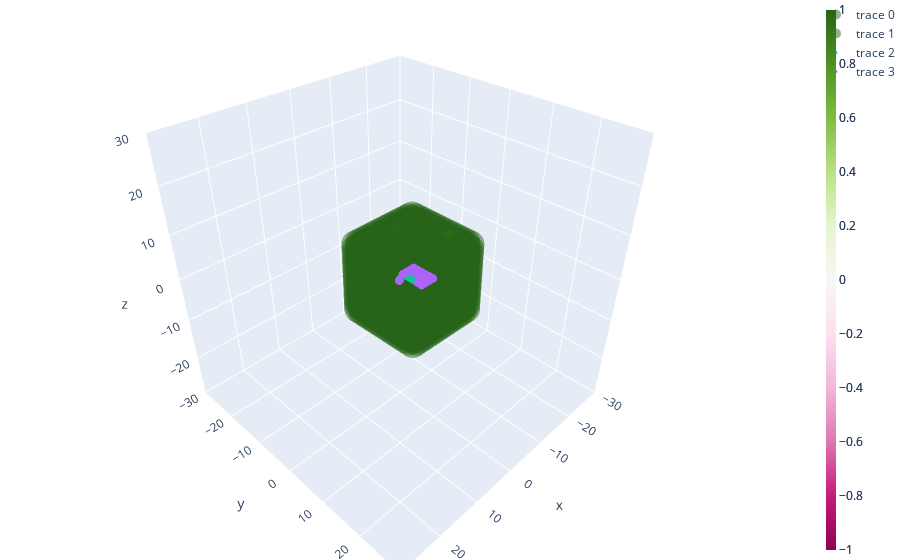

The notebook cell saved with this chart:
### Code cell
go.Figure(data=[
    go.Scatter3d(
        x=nsr.fg_V.grid_pos[0].flatten(),
        y=nsr.fg_V.grid_pos[1].flatten(),
        z=nsr.fg_V.grid_pos[2].flatten(),
        mode='markers',
        marker={
            'size': 10,
            "color": nsr.fg_V.sdf.flatten(),
            'opacity': 0.5,
            "colorbar": {
                "thickness": 10,
            }
        }
    ),
    go.Scatter3d(
        x=nsr.bg_V.grid_pos[0].flatten(),
        y=nsr.bg_V.grid_pos[1].flatten(),
        z=nsr.bg_V.grid_pos[2].flatten(),
        mode='markers',
        marker={
            'size': 10,
            "color": nsr.bg_V.sdf.flatten(),
            'opacity': 0.5,
            "colorbar": {
                "thickness": 10,
            }
        }
    ),
    # go.Scatter3d(
    #     x=stx.flatten(),
    #     y=sty.flatten(),
    #     z=stz.flatten(),
    #     mode='markers',
    #     marker={
    #         'size': 1,
    #         'opacity': 0.2,
    #     }
    # ),
    go.Scatter3d(
        x=rfstx.flatten(),
        y=rfsty.flatten(),
        z=rfstz.flatten(),
        mode='markers',
        marker={
            'size': 3,
            'opacity': 0.9,
        }
    ),
    go.Scatter3d(
        x=rbstx.flatten(),
        y=rbsty.flatten(),
        z=rbstz.flatten(),
        mode='markers',
        marker={
            'size': 3,
            'opacity': 0.9,
        }
    ),
], layout=go.Layout(
    margin={'l': 0, 'r': 0, 'b': 0, 't': 0},
    scene=dict(
        aspectmode="cube",
        xaxis=dict(range=[-30, 30]),  # Set x-axis range
        yaxis=dict(range=[-30, 30]),  # Set y-axis range
        zaxis=dict(range=[-30, 30])   # Set z-axis range
    )
))

### Figure 1 — Plotly figure (JSON) as saved in the notebook; plotly's stock layout.template omitted (floating-point values rounded to 4 significant figures; data arrays with more than 128 entries replaced by an {"elided": "..."} marker saying what was removed)
{"data": [{"marker": {"color": {"elided": "4096 float values"}, "colorbar": {"thickness": 10}, "opacity": 0.5, "size": 10}, "mode": "markers", "type": "scatter3d", "x": {"elided": "4096 float values"}, "y": {"elided": "4096 float values"}, "z": {"elided": "4096 float values"}}, {"marker": {"color": {"elided": "4096 float values"}, "colorbar": {"thickness": 10}, "opacity": 0.5, "size": 10}, "mode": "markers", "type": "scatter3d", "x": {"elided": "4096 float values"}, "y": {"elided": "4096 int values"}, "z": {"elided": "4096 int values"}}, {"marker": {"opacity": 0.9, "size": 3}, "mode": "markers", "type": "scatter3d", "x": {"elided": "858 float values"}, "y": {"elided": "858 float values"}, "z": {"elided": "858 float values"}}, {"marker": {"opacity": 0.9, "size": 3}, "mode": "markers", "type": "scatter3d", "x": {"elided": "858 float values"}, "y": {"elided": "858 int values"}, "z": {"elided": "858 int values"}}], "layout": {"margin": {"b": 0, "l": 0, "r": 0, "t": 0}, "scene": {"aspectmode": "cube", "xaxis": {"range": [-30, 30]}, "yaxis": {"range": [-30, 30]}, "zaxis": {"range": [-30, 30]}}}}
